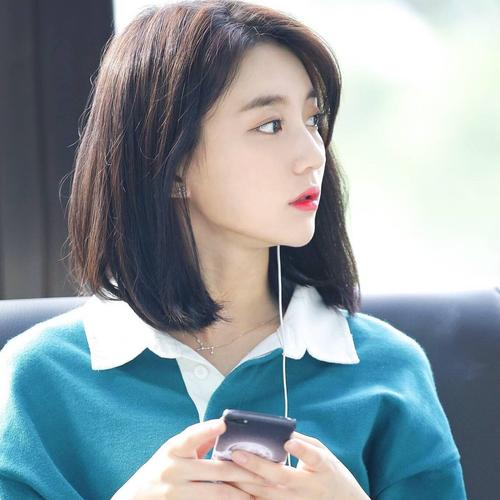
#> input picture opencv/img/girl1.jpg, 500 x 500 px
$ python gray.py   (older library calls are emulated)
#> lines starting #> are read from the running program, lines starting #| are printed output that depends on the picture
#coding:utf-8
import cv2
import numpy as np

from PIL import Image


img = cv2.imread("./img/girl1.jpg")
#> img is the input picture: shape (500, 500, 3); mean B, G, R 161.8, 155.2, 141.6

len1,len2,len3=len(img),len(img[0]),len(img[0][0])
#> len1 = 500; len2 = 500; len3 = 3
print("img len is {},{},{}".format(len1,len2,len3))
#| img len is 500,500,3


img2=np.zeros((len1, len2, len3), dtype=np.int)
for row in range(0,500):
	for col in range(0,500):
		pixel=img[row,col]
		b=img[row,col,0]
		g=img[row,col,1]
		r=img[row,col,2]
		gray=(b+g+r)/3
		img2[row,col]=[gray,gray,gray]
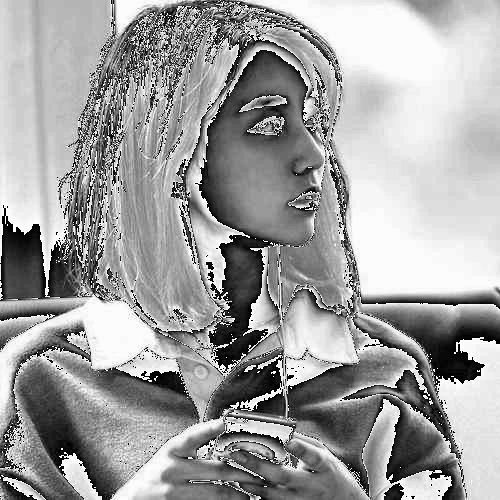
#> img2: shape (500, 500, 3) int64; min 0, max 85, mean 53.1; drawn with min black and max white
#> (the run stopped early here; a loop or call above may not have finished)
